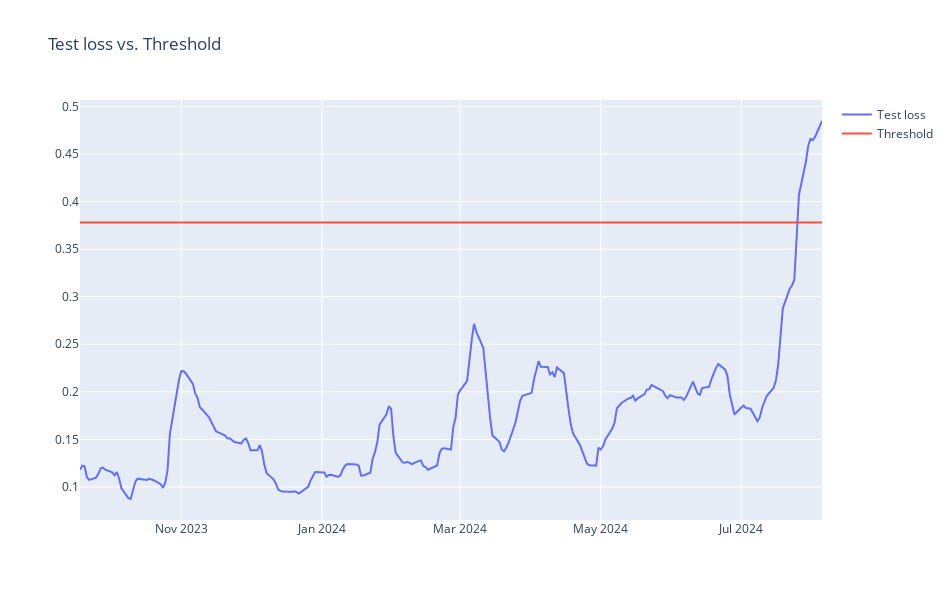

The notebook cell this image was saved under:
### Code cell
# Create an interactive plot using Plotly to visualize the comparison between test loss and threshold values over time.
# This plot will help in analyzing how test losses compare with the threshold values and identify any anomalies.

import plotly.graph_objects as go

fig = go.Figure()

# Add a trace for the test loss data
fig.add_trace(go.Scatter(x=anomaly_df['Date'], y=anomaly_df['loss'], name='Test loss'))

# Add a trace for the threshold data
fig.add_trace(go.Scatter(x=anomaly_df['Date'], y=anomaly_df['threshold'], name='Threshold'))

fig.update_layout(
    showlegend=True,  
    title='Test loss vs. Threshold',  
    width=950, 
    height=600,  
)

fig.show()

### Figure 1 — Plotly figure (JSON) as saved in the notebook; plotly's stock layout.template omitted (floating-point values rounded to 4 significant figures; data arrays with more than 128 entries replaced by an {"elided": "..."} marker saying what was removed)
{"data": [{"name": "Test loss", "type": "scatter", "x": {"elided": "222 str values"}, "y": {"elided": "222 float values"}}, {"name": "Threshold", "type": "scatter", "x": {"elided": "222 str values"}, "y": {"elided": "222 float values"}}], "layout": {"height": 600, "showlegend": true, "title": {"text": "Test loss vs. Threshold"}, "width": 950, "xaxis": {"autorange": true, "range": ["2023-09-18", "2024-08-05"], "type": "date"}, "yaxis": {"autorange": true, "range": [0.06522, 0.5068], "type": "linear"}}}
